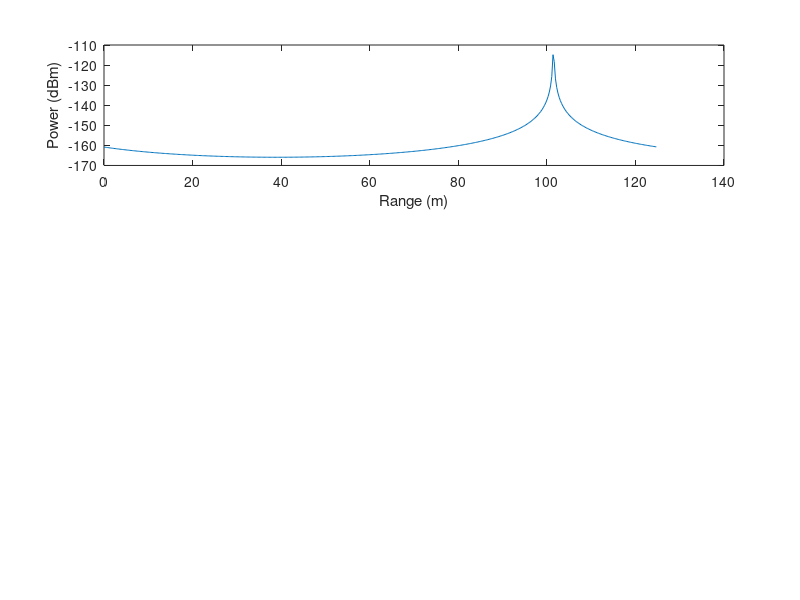

Recreate this plot in MATLAB. (Note: this script raises an error after producing the figure.)
%% range setup
c = 300; % m/us
h = 12; % slope: 12 MHz/us
Bc = 540; % chirp bandwidth: 540MHz
Tc = Bc/h; % 45 us, chirp duration
fH = 10; % LPF cutoff: 10MHz    
Fs_r = fH; % complex sample frequency on bin bins
N = Tc/ (1/fH); % number of range bins = Tc/ (1/fH)
t_r = (0: N-1)* (1/fH); % fast time vector, us
fr1 = 8.11; % IF frequency: 8.11MHz, 5.11MHz, 3.11MHz, ghost
fr2 = 8.12; % IF frequency: 8.12MHz, 5.12MHz, 3.12MHz, target   or  7.05
nr1 = fr1/fH*N; % range bin of ghost 
nr2 = fr2/fH*N; % range bin of target
dres = c/2/Bc; % range resolution
%% Doppler setup
fc = 77* 1000; % (us)^{-1}, 77k MHz 
Tg = 55;           % 55us, inter-chirp duration
Fs_D = 1/Tg;         % complex sample frequency on Doppler bins
L = 200;           % number of chirps per frame
t_l = (0:L-1)*Tg;    % slow time vector, us
% Doppler frequency fD = 2vf_c/c; 
% maximum Doppler: -pi <= 2 pi * fD * Tg <= pi   
% -1/2 * 1/Tg <= fD <= 1/2 * 1/Tg
% as Tg is at the order of tens of us, fD is at the order of kHz
fDmax = 1/2 * 1/Tg*1000; % max positive Doppler: kHz
fD1 = 4.21; % Doppler: 4.21kHz -> ghost 16.40m/s  
fD2 = 6.21; % Doppler: 6.21kHz -> target 12.10m/s
lD1 = (fD1+fDmax)/fDmax*L/2; % Doppler bin of ghost
lD2 = (fD2+fDmax)/fDmax*L/2; % Doppler bin of target
%% power setup
Pt_dB = 12; % dBm
G_t = 12; % dBi
G_r = 12; % dBi
RCS = 20; %m^2
dmax = 1000; % m
d_g = 265; %m 30, 10, 1000
d_t = fr2 * c /2/h; % target distance, m
SignalPower0_dBm = Pt_dB + G_t + G_r;
SignalPower0 = 10^(SignalPower0_dBm/10); 
ghostPowerLinear = SignalPower0 * (c*10^6)^2/(4*pi)^2/(fc*10^6)^2/ (d_g)^2; % ghost power, mw
ghostAmpLinear = sqrt(ghostPowerLinear);
targetPowerLinear_ref = SignalPower0 * RCS * (c*10^6)^2/(4*pi)^3/(fc*10^6)^2;
targetPowerLinear = targetPowerLinear_ref/ (d_t)^4; % target power, mW 
targetAmpLinear = sqrt(targetPowerLinear);
%% unslotted ALOHA with frequency hopping 
% example: 1 ghost and 1 target
M = 2; % number of subbands
FH1 = binornd(1,1.0/M,1,L);
sumFH1 = sum(FH1);
X_2D = [];
for l = 1: L
    X_2D = [X_2D; ghostAmpLinear*exp(i*2*pi*fr1*t_r)*exp(i*2*pi*fD1*t_l(l)/1000)*FH1(l) + targetAmpLinear*exp(i*2*pi*fr2*t_r)*exp(i*2*pi*fD2*t_l(l)/1000)];
    % X_2D = [X_2D;  targetAmpLinear*exp(i*2*pi*fr2*t_r)*exp(i*2*pi*fD2*t_l(l)/1000)];
    %X_2D = [X_2D; ghostAmpLinear*exp(i*2*pi*fr1*t_r)*exp(i*2*pi*fD1*t_l(l)/1000)*FH1(l)];
end
%% Range FFT
Y_r_2D  = [];
for l = 1: L
    X_2D_l = X_2D(l,:);
    Y_r_2D = [Y_r_2D; fft(X_2D_l,N)];
end
Prange = abs(Y_r_2D(1,:)/(N)).^2;
PrangedB = 10*log10(Prange);
f_r = Fs_r*(0:N-1)/N; % MHz
range = f_r * c/2/h;
subplot(3,1,1)
plot(range,PrangedB) 
xlabel('Range (m)')
ylabel('Power (dBm)')
Y_r_2D = Y_r_2D/N;
Power_Y_r_2D_linear = abs(Y_r_2D).^2; 
% ------------------------------------------------------------------------
% threshold detector for range detection
Power_Y_r_2D_dB = 10*log10(Power_Y_r_2D_linear); % calculate power for threshold detector
countY_r_2D_dB = Power_Y_r_2D_dB > -128; % threshold detector
% ------------------------------------------------------------------------
% cfar detector for range detection
% countY_r_2D_dB = zeros(L,N);
% for l = 1: L
%     Amp_Y_r_2D_linear_l = sqrt(Power_Y_r_2D_linear(l,:));
%     Detect_l = cfar_ca1D(Amp_Y_r_2D_linear_l,10,2,5,0); % cfar detector
%     countY_r_2D_dB(l, Detect_l) = 1;
% end
% ------------------------------------------------------------------------
classifyY_r_2D = sum(countY_r_2D_dB); % classify, entry n means number of signals over L chirp cycles on range bin n
%% Doppler FFT
Y_rD_2D = [];
for n = 1: N
    if classifyY_r_2D(n) == L
        Y_r_2D_n = Y_r_2D(:,n);
        Y_rD_2D = [Y_rD_2D, fftshift(fft(Y_r_2D_n,L))];
    else 
        Y_rD_2D = [Y_rD_2D, zeros(L,1)];
    end
end
Y_rD_2D = Y_rD_2D/L;
%% detector for range-velocity detection
% ------------------------------------------------------------------------
Amp_Y_rD_2D_linear = abs(Y_rD_2D);
Pow_Y_rD_2D_linear = Amp_Y_rD_2D_linear.^2;
Pow_Y_rD_2D_dB = 10*log10(Pow_Y_rD_2D_linear);
countY_rD_2D = zeros(L,N);
noisePower = []; 
% targetThrePowerdB = getRefTargetThrePowerdB(targetPowerLinear_ref, dres, N, L);
% ------------------------------------------------------------------------
% MATLAB 1D-CFAR 
% detector = phased.CFARDetector('NumTrainingCells',10,'NumGuardCells',2, ...
%     'ProbabilityFalseAlarm',0.005,'OutputFormat','Detection index');
% cutidx = 1:L;
% for n = 1: N
%     dets_n = detector(Pow_Y_rD_2D_linear(:,n),cutidx);
%     if length(dets_n)>0
%        countY_rD_2D(dets_n, n) = 1;
%     else 
%         continue
%     end
% end
% countY_rD_2D = countY_rD_2D.* (Pow_Y_rD_2D_dB>-128);
% ------------------------------------------------------------------------
% my cfar detector & detect-and-classify
% 1D-CFAR
for n = 1: N
    % targetThrePowerdB_n = targetThrePowerdB(:,n);
    Pow_Y_rD_2D_linear_n = Pow_Y_rD_2D_linear(:,n);
    [Detect_n, noisePower_n]= cfar_ca1D(Pow_Y_rD_2D_linear_n,20,2,10,0); % cfar detector
    noisePower =[noisePower, noisePower_n'];
    if size(Detect_n,2)>0
        Detect_n_index = Detect_n(1,:);
        countY_rD_2D(Detect_n_index, n) = 1;
        %countY_rD_2D(:,n) = countY_rD_2D(:,n).* (Pow_Y_rD_2D_dB_n<targetThrePowerdB_n);
    else 
        continue
    end
end
countY_rD_2D = countY_rD_2D.* (Pow_Y_rD_2D_dB>-128);
noisePower = noisePower.* (Pow_Y_rD_2D_dB>-128);
% ------------------------------------------------------------------------
% MATLAB 2D-CFAR -> poor performance
% detector = phased.CFARDetector2D('TrainingBandSize',[5,5], ...
%     'ThresholdFactor','Auto','GuardBandSize',[5,5], ...
%     'ProbabilityFalseAlarm',5e-4,'Method','SOCA','ThresholdOutputPort',true);
% Ngc = detector.GuardBandSize(2);
% Ngr = detector.GuardBandSize(1);
% Ntc = detector.TrainingBandSize(2);
% Ntr = detector.TrainingBandSize(1);
% cutidx = [];
% colstart = Ntc + Ngc + 1;
% colend = N - ( Ntc + Ngc);
% rowstart = Ntr + Ngr + 1;
% rowend = L - ( Ntr + Ngr);
% for m = colstart:colend
%     for n = rowstart:rowend
%         cutidx = [cutidx,[n;m]];
%     end
% end
% dets = detector(Pow_Y_rD_2D_linear,cutidx);
% for k = 1 : length(dets)
%     countY_rD_2D(cutidx(1,k), cutidx(2,k)) = dets(k);
% end
% countY_rD_2D = countY_rD_2D.* (Pow_Y_rD_2D_dB>-128);
% ------------------------------------------------------------------------
%% plot
f_D = Fs_D*(-(L/2):(L/2)-1)/L *10^3; % kHz
velocity = f_D * 1000 * c/fc/2;
subplot(3,1,2)
[Range, Velocity] = meshgrid(range, velocity);
mesh(Range, Velocity, 10*log10(abs(Y_rD_2D).^2)) % 2D-FFT result
colorbar
colormap(hot)
cmap = colormap;
cmapNew = flip(cmap);
colormap(cmapNew)
xlim([0, 130])
ylim([-20,20])
zlim([-128, -40]);
xlabel('Range (m)')
ylabel('Velocity (m/s)')
zlabel('Power (dBm)')
subplot(3,1,3)
mesh(Range, Velocity, countY_rD_2D) % cfar detection result
colorbar
xlim([0, 130])
ylim([-20,20])
zlim([0, 1]);
xlabel('Range (m)')
ylabel('Velocity (m/s)')
% conclusion: 
% 1. when target power is small (target is far) or ghost power is large (ghost is near), if target and ghost fall in the same range bin (except same range-Doppler bin), fa & misdetection
% 2. when target power is large (target is close) or ghost power is small (ghost is far), if target and ghost fall
% in the same range bin (except same range-Doppler bin), fa only
% 3. ghosts' side lobe can also influence but not destroy target's spectrum 